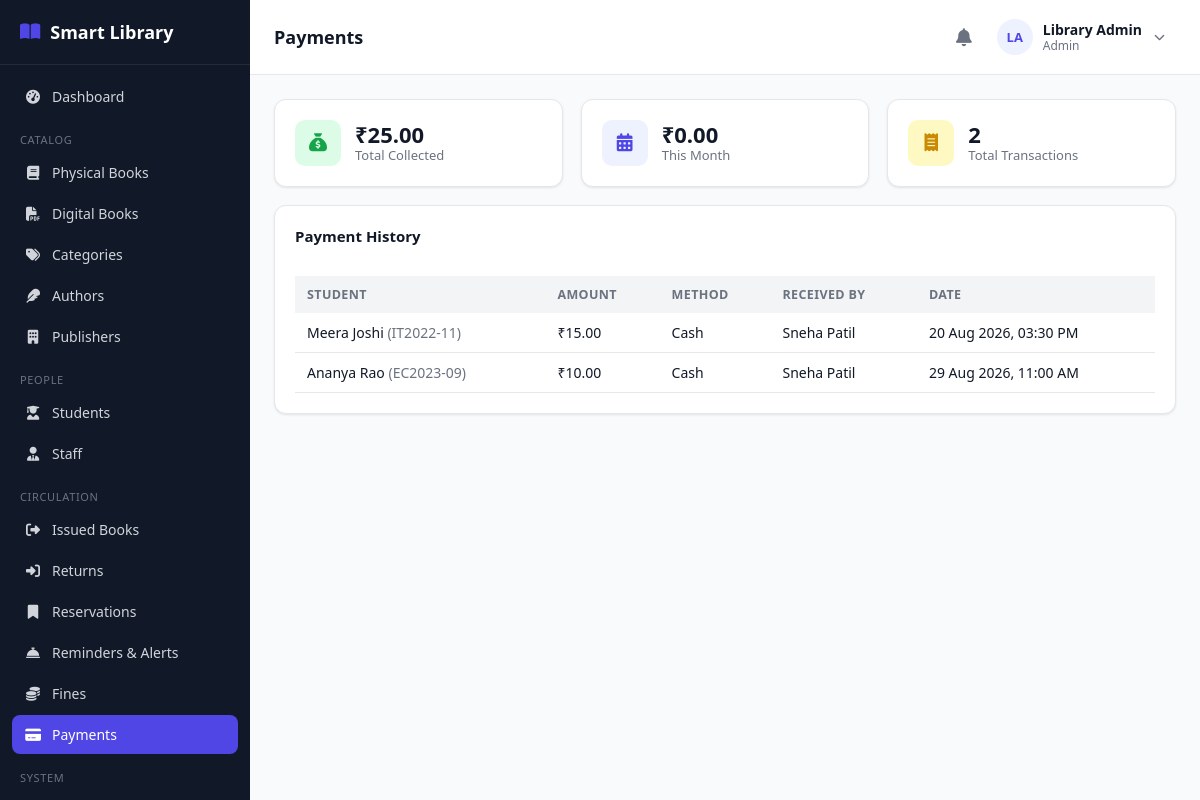
/admin/payments.php (signed in), run on the app's committed database.
### tables this page shows
CREATE TABLE payments (
    id INT AUTO_INCREMENT PRIMARY KEY,
    fine_id INT NOT NULL,
    student_id INT NOT NULL,
    amount DECIMAL(10,2) NOT NULL,
    payment_method ENUM('cash','card','online') NOT NULL DEFAULT 'cash',
    received_by INT DEFAULT NULL,
    payment_date DATETIME NOT NULL DEFAULT CURRENT_TIMESTAMP,
    FOREIGN KEY (fine_id) REFERENCES fines(id) ON DELETE CASCADE,
    FOREIGN KEY (student_id) REFERENCES students(id) ON DELETE CASCADE,
    FOREIGN KEY (received_by) REFERENCES users(id) ON DELETE SET NULL
);

CREATE TABLE users (
    id INT AUTO_INCREMENT PRIMARY KEY,
    name VARCHAR(120) NOT NULL,
    email VARCHAR(150) NOT NULL UNIQUE,
    password VARCHAR(255) NOT NULL,
    role ENUM('admin','librarian','student') NOT NULL,
    phone VARCHAR(20) DEFAULT NULL,
    photo VARCHAR(255) DEFAULT NULL,
    status ENUM('active','inactive') NOT NULL DEFAULT 'active',
    reset_token VARCHAR(255) DEFAULT NULL,
    reset_expires DATETIME DEFAULT NULL,
    created_at TIMESTAMP DEFAULT CURRENT_TIMESTAMP,
    updated_at TIMESTAMP DEFAULT CURRENT_TIMESTAMP ON UPDATE CURRENT_TIMESTAMP
);

CREATE TABLE students (
    id INT AUTO_INCREMENT PRIMARY KEY,
    user_id INT NOT NULL,
    roll_number VARCHAR(40) NOT NULL UNIQUE,
    course VARCHAR(100) DEFAULT NULL,
    department VARCHAR(100) DEFAULT NULL,
    year VARCHAR(20) DEFAULT NULL,
    division VARCHAR(20) DEFAULT NULL,
    address VARCHAR(255) DEFAULT NULL,
    registration_date DATE NOT NULL,
    max_books INT NOT NULL DEFAULT 3,
    created_at TIMESTAMP DEFAULT CURRENT_TIMESTAMP,
    updated_at TIMESTAMP DEFAULT CURRENT_TIMESTAMP ON UPDATE CURRENT_TIMESTAMP,
    FOREIGN KEY (user_id) REFERENCES users(id) ON DELETE CASCADE
);

### includes/functions.php (called while the page is built, shortened)
<?php
function e($value) {
    return htmlspecialchars($value ?? '', ENT_QUOTES, 'UTF-8');
}

### admin/payments.php (the view, shortened to what this page needs)
<?php
require_once __DIR__ . '/../includes/functions.php';
require_once __DIR__ . '/../includes/auth-check.php';
$payments = $pdo->query("
    SELECT p.*, u.name student_name, s.roll_number, rc.name received_by_name
    FROM payments p
    JOIN students s ON s.id = p.student_id
    JOIN users u ON u.id = s.user_id
    LEFT JOIN users rc ON rc.id = p.received_by
    ORDER BY p.id DESC")->fetchAll();
$totalCollected = (float)$pdo->query("SELECT COALESCE(SUM(amount),0) FROM payments")->fetchColumn();
$thisMonth = (float)$pdo->query("SELECT COALESCE(SUM(amount),0) FROM payments WHERE MONTH(payment_date)=MONTH(CURDATE()) AND YEAR(payment_date)=YEAR(CURDATE())")->fetchColumn();
include __DIR__ . '/../includes/header.php';
?>
<div class="grid grid-3" style="margin-bottom:18px;">
    <div class="card stat-card">
        <div class="icon green"><i class="fa-solid fa-sack-dollar"></i></div>
        <div><div class="num">&#8377;<?= number_format($totalCollected, 2) ?></div><div class="label">Total Collected</div></div>
    </div>
    <div class="card stat-card">
        <div class="icon blue"><i class="fa-solid fa-calendar-days"></i></div>
        <div><div class="num">&#8377;<?= number_format($thisMonth, 2) ?></div><div class="label">This Month</div></div>
    </div>
    <div class="card stat-card">
        <div class="icon yellow"><i class="fa-solid fa-receipt"></i></div>
        <div><div class="num"><?= count($payments) ?></div><div class="label">Total Transactions</div></div>
    </div>
</div>
<div class="card">
    <div class="table-toolbar"><h3 class="mt-0">Payment History</h3><div></div></div>
    <?php if (!$payments): ?>
        <div class="empty-state"><i class="fa-solid fa-credit-card"></i>No payments recorded yet.</div>
    <?php else: ?>
    <div class="table-wrap">
        <table class="data-table">
            <thead><tr><th>Student</th><th>Amount</th><th>Method</th><th>Received By</th><th>Date</th></tr></thead>
            <tbody>
            <?php foreach ($payments as $p): ?>
                <tr>
                    <td><?= e($p['student_name']) ?> <span class="text-muted">(<?= e($p['roll_number']) ?>)</span></td>
                    <td>&#8377;<?= number_format($p['amount'], 2) ?></td>
                    <td><?= ucfirst(e($p['payment_method'])) ?></td>
                    <td><?= e($p['received_by_name'] ?? '—') ?></td>
                    <td><?= date('d M Y, h:i A', strtotime($p['payment_date'])) ?></td>
                </tr>
            <?php endforeach; ?>
            </tbody>
        </table>
    </div>
    <?php endif; ?>
</div>
<?php include __DIR__ . '/../includes/footer.php'; ?>

### assets/css/style.css (style rules this page uses)
:root { --primary: #4f46e5; --primary-dark: #4338ca; --primary-light: #eef2ff; --success: #16a34a; --success-light: #dcfce7; --warning: #ca8a04; --warning-light: #fef9c3; --danger: #dc2626; --danger-light: #fee2e2; --gray: #6b7280; --gray-light: #f3f4f6; --border: #e5e7eb; --text: #111827; --text-muted: #6b7280; --bg: #f9fafb; --white: #ffffff; --sidebar-w: 250px; --radius: 12px; --shadow: 0 1px 3px rgba(0,0,0,0.06), 0 1px 2px rgba(0,0,0,0.04); }
* { box-sizing: border-box; }
body { margin: 0; font-family: 'Segoe UI', system-ui, -apple-system, Roboto, sans-serif; background: var(--bg); color: var(--text); font-size: 15px; }
.grid { display: grid; gap: 18px; }
.grid-3 { grid-template-columns: repeat(3, 1fr); }
.card { background: var(--white); border: 1px solid var(--border); border-radius: var(--radius); box-shadow: var(--shadow); padding: 20px; }
.card h3 { margin: 0 0 14px; font-size: 15px; font-weight: 700; }
.stat-card { display: flex; align-items: center; gap: 14px; }
.stat-card .icon { width: 46px; height: 46px; border-radius: 10px; display: flex; align-items: center; justify-content: center; font-size: 18px; flex-shrink: 0; }
.stat-card .icon.blue { background: var(--primary-light); color: var(--primary); }
.stat-card .icon.green { background: var(--success-light); color: var(--success); }
.stat-card .icon.yellow { background: var(--warning-light); color: var(--warning); }
.stat-card .num { font-size: 22px; font-weight: 800; line-height: 1.1; }
.stat-card .label { font-size: 13px; color: var(--text-muted); }
.table-wrap { overflow-x: auto; }
table.data-table { width: 100%; border-collapse: collapse; font-size: 14px; }
.data-table th { text-align: left; padding: 10px 12px; background: var(--gray-light); font-weight: 700; font-size: 12.5px; text-transform: uppercase; letter-spacing: 0.03em; color: var(--text-muted); white-space: nowrap; }
.data-table td { padding: 10px 12px; border-bottom: 1px solid var(--border); vertical-align: middle; }
.table-toolbar { display: flex; justify-content: space-between; align-items: center; margin-bottom: 16px; gap: 12px; flex-wrap: wrap; }
.text-muted { color: var(--text-muted); }
.mt-0 { margin-top: 0; }

### data on the page
payments: users.name "Meera Joshi", student.roll_number "IT2022-11", amount "15.00", payment_method "Cash", received_by.name "Sneha Patil", payment_date "20 Aug 2026, 03:30 PM"
payments: users.name "Ananya Rao", student.roll_number "EC2023-09", amount "10.00", payment_method "Cash", received_by.name "Sneha Patil", payment_date "29 Aug 2026, 11:00 AM"

### other printed values
$label "Dashboard"
$item['_section'] "CATALOG"
$label "Physical Books"
$label "Digital Books"
$label "Categories"
$label "Authors"
$label "Publishers"
$item['_section'] "PEOPLE"
$label "Students"
$label "Staff"
$item['_section'] "CIRCULATION"
$label "Issued Books"
$label "Returns"
$label "Reservations"
$label "Reminders & Alerts"
